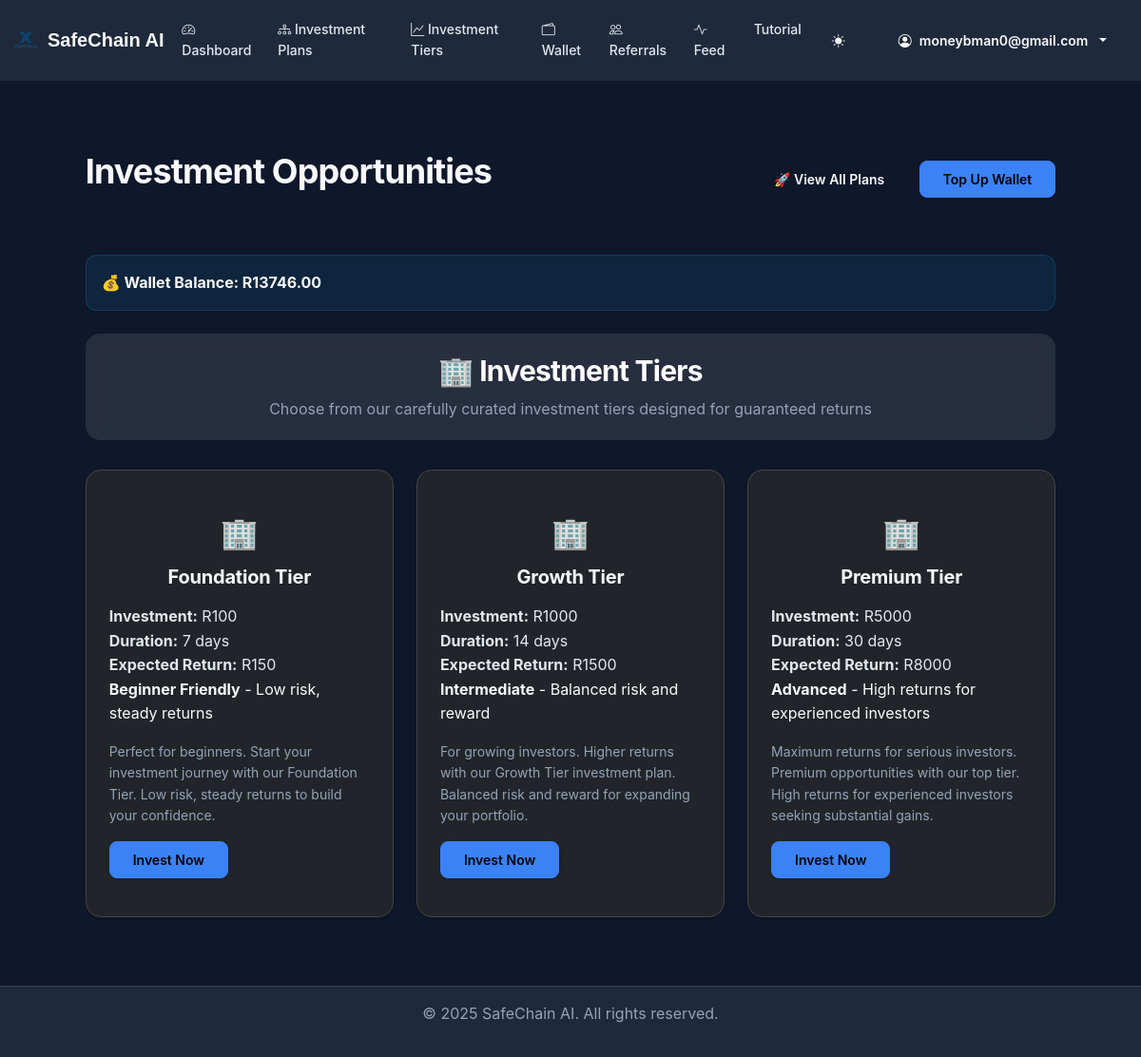
Before: /tiers/ (signed in) with the older database file.
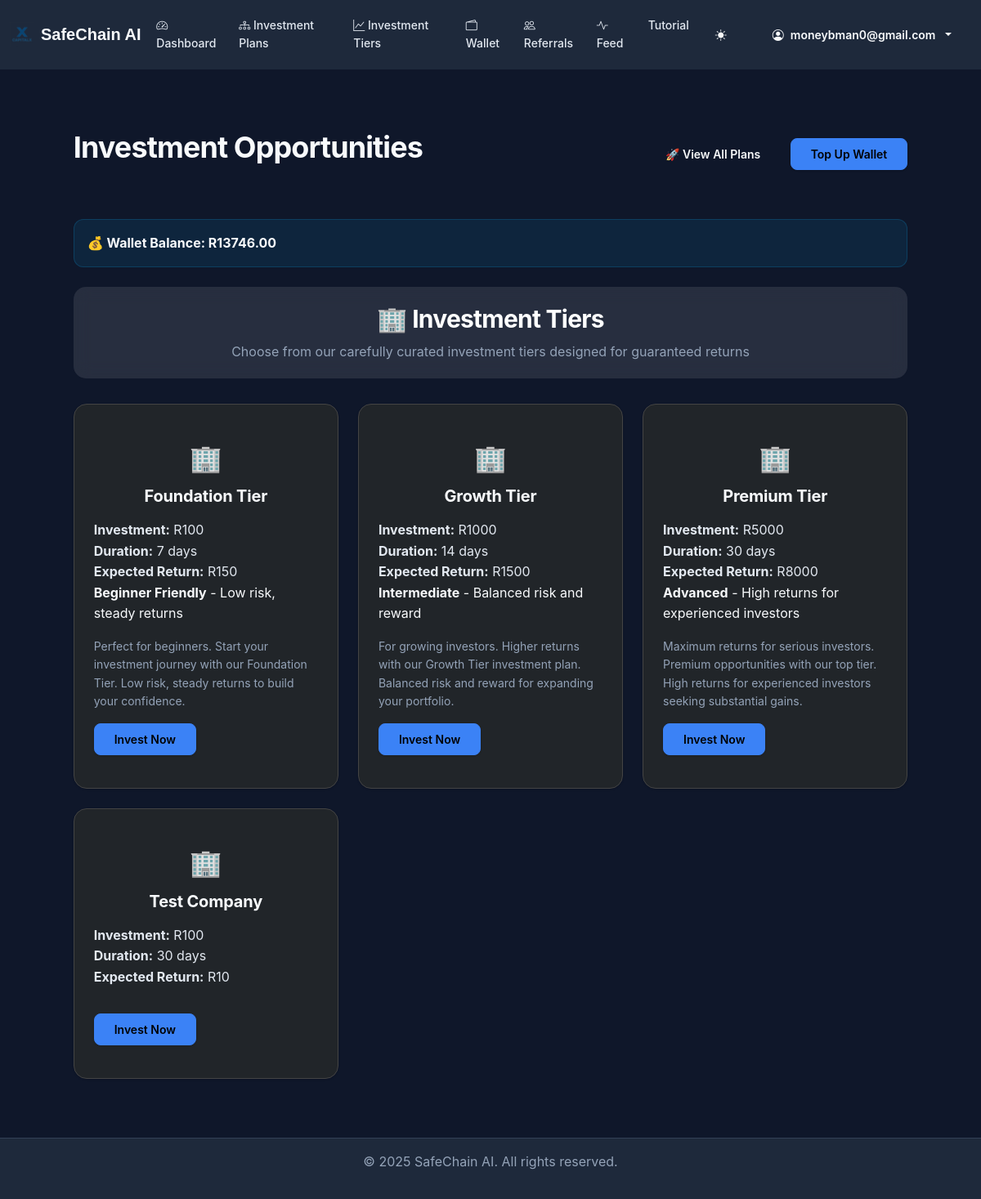
After: the same page with the newer database file.
### core/models.py (models this page shows, shortened)
class Company(models.Model):
    name = models.CharField(max_length=100)
    share_price = models.DecimalField(max_digits=12, decimal_places=2)
    expected_return = models.DecimalField(max_digits=12, decimal_places=2)
    duration_days = models.IntegerField()
    min_level = models.IntegerField(default=1)
    created_at = models.DateTimeField(auto_now_add=True)
    updated_at = models.DateTimeField(auto_now=True)
    logo = models.ImageField(upload_to='company_logos/', null=True, blank=True)  # Logo for the company
    description = models.TextField(blank=True)  # Description of the company

### core/views.py (the view)
# urls.py: path('tiers/', views.tiers_view, name='tiers'),
@login_required
@client_only
def tiers_view(request):
    user = request.user
    tiers = Company.objects.all()
    now = timezone.now()
    try:
        daily_special = DailySpecial.objects.filter(
            is_active=True,
            start_time__lte=now,
            end_time__gte=now
        ).latest('start_time')
    except DailySpecial.DoesNotExist:
        daily_special = None
    total_invested = sum(inv.amount for inv in Investment.objects.filter(user=user))
    wallet, created = Wallet.objects.get_or_create(user=user)
    for company in tiers:
        company.eligible = company.min_level <= user.level
        investment = Investment.objects.filter(user=user, company=company, is_active=True).first()
        if investment and investment.is_complete():
            investment.is_active = False
            investment.save()
            investment = None # It's no longer active
        company.is_active = investment is not None
        company.invested = company.is_active or Investment.objects.filter(user=user, company=company).exists()
        investment_to_display = investment or Investment.objects.filter(user=user, company=company).order_by('-end_date').first()
        company.has_sufficient_balance = wallet.balance >= company.share_price
        if not company.has_sufficient_balance:
            company.remaining_amount = company.share_price - wallet.balance
        if investment_to_display:
            if investment_to_display.is_complete() and investment_to_display.is_active:
                investment_to_display.is_active = False
                investment_to_display.save()
            time_remaining = investment_to_display.end_date - timezone.now()
            company.waiting_time_days = max(0, time_remaining.days)
            company.waiting_time_hours = max(0, time_remaining.seconds // 3600)
            company.waiting_time_minutes = max(0, (time_remaining.seconds % 3600) // 60)
            company.waiting_time_seconds = max(0, time_remaining.seconds % 60)
            company.can_cash_out = not investment_to_display.is_active and investment_to_display.end_date <= timezone.now()
        if daily_special and daily_special.tier == company:
            company.is_daily_special = True
            company.special_return_multiplier = daily_special.special_return_multiplier
            company.special_return_amount = daily_special.special_return_amount
        else:
            company.is_daily_special = False
    context = {
        'companies': tiers,
        'user_level': user.level,
        'total_invested': total_invested,
        'daily_special': daily_special,
        'wallet_balance': wallet.balance,
    }
    return render(request, 'core/tiers.html', context)

### core/models.py (called while the page is built)
    def is_complete(self):
        return self.end_date is not None and timezone.now() >= self.end_date

### core/templates/core/tiers.html (shortened to what this page needs)
{% extends 'base.html' %}
{% load static %}
{% block content %}
<div class="container my-5">
    <div class="d-flex justify-content-between align-items-center mb-5">
        <h1 class="text-center fw-bold">Investment Opportunities</h1>
        <div>
            <a href="{% url 'investment_plans' %}" class="btn btn-outline-light me-2">🚀 View All Plans</a>
            <a href="{% url 'deposit' %}" class="btn btn-primary">Top Up Wallet</a>
        </div>
    </div>
    <div class="alert alert-info text-center mb-4">
        <strong>💰 Wallet Balance: R{{ wallet_balance|floatformat:2 }}</strong>
    </div>
    {% if companies %}
    <div class="section-header">
        <h2 class="text-white mb-2">🏢 Investment Tiers</h2>
        <p class="text-muted mb-0">Choose from our carefully curated investment tiers designed for guaranteed returns</p>
    </div>
    <div class="row g-4">
        {% for company in companies %}
        <div class="col-md-6 col-lg-4">
            <div class="card h-100 company-card bg-dark text-white tier-card">
                <div class="card-body d-flex flex-column">
                    <div class="text-center mb-3">
                        <span class="tier-icon">🏢</span>
                        <h3 class="card-title fw-bold mt-2">{{ company.name }}</h3>
                    </div>
                    <ul class="list-unstyled">
                        <li><strong>Investment:</strong> R{{ company.share_price|floatformat:0 }}</li>
                        <li><strong>Duration:</strong> {{ company.duration_days }} days</li>
                        <li><strong>Expected Return:</strong> R{{ company.expected_return|floatformat:0 }}</li>
                        {% if company.name == "Foundation Tier" %}
                            <li class="text-success"><strong>Beginner Friendly</strong> - Low risk, steady returns</li>
                        {% elif company.name == "Growth Tier" %}
                            <li class="text-warning"><strong>Intermediate</strong> - Balanced risk and reward</li>
                        {% elif company.name == "Premium Tier" %}
                            <li class="text-primary"><strong>Advanced</strong> - High returns for experienced investors</li>
                        {% endif %}
                    </ul>
                    <p class="text-muted small">{{ company.description }}</p>
                    <div class="mt-auto">
                        <a href="{% url 'invest' company.id %}" class="btn btn-primary w-full hover:opacity-90 transition-opacity">Invest Now</a>
                    </div>
                </div>
            </div>
        </div>
        {% endfor %}
    </div>
    {% endif %}
</div>
{% endblock %}

Changed rows visible on the page:
added Company: name "Test Company", share_price "100", duration_days "30", expected_return "10"
